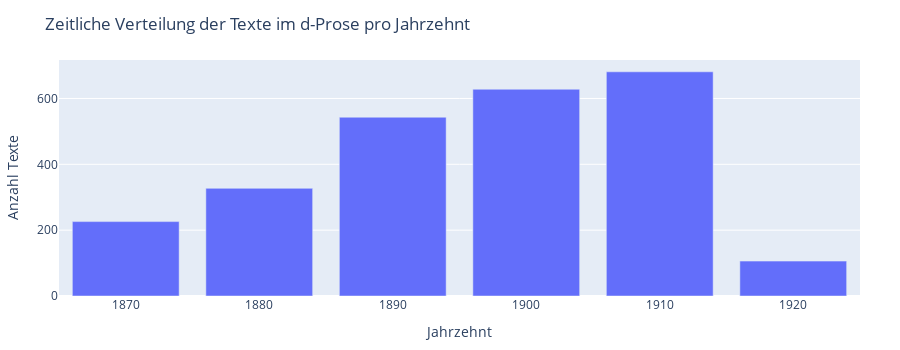

Notebook code for this chart:
### Code cell
# Visualisierung der Dekadenverteilung (Textanzahl pro Dekade)
fig_decade = px.bar(
    x=decade_counts.index.astype(str),
    y=decade_counts.values,
    labels={
        "x": "Jahrzehnt",
        "y": "Anzahl Texte"
    },
    title="Zeitliche Verteilung der Texte im d-Prose pro Jahrzehnt"
)

fig_decade.update_layout(
    height=350,
    margin=dict(l=40, r=40, t=60, b=40),
)

fig_decade.show()

### Figure 1 — Plotly figure (JSON) as saved in the notebook; plotly's stock layout.template omitted (floating-point values rounded to 4 significant figures)
{"data": [{"hovertemplate": "Jahrzehnt=%{x}<br>Anzahl Texte=%{y}<extra></extra>", "legendgroup": "", "marker": {"color": "#636efa", "pattern": {"shape": ""}}, "name": "", "orientation": "v", "showlegend": false, "textposition": "auto", "type": "bar", "x": ["1870", "1880", "1890", "1900", "1910", "1920"], "xaxis": "x", "y": [226, 327, 543, 628, 681, 106], "yaxis": "y"}], "layout": {"barmode": "relative", "height": 350, "legend": {"tracegroupgap": 0}, "margin": {"b": 40, "l": 40, "r": 40, "t": 60}, "title": {"text": "Zeitliche Verteilung der Texte im d-Prose pro Jahrzehnt"}, "xaxis": {"anchor": "y", "domain": [0, 1], "title": {"text": "Jahrzehnt"}}, "yaxis": {"anchor": "x", "domain": [0, 1], "title": {"text": "Anzahl Texte"}}}}
